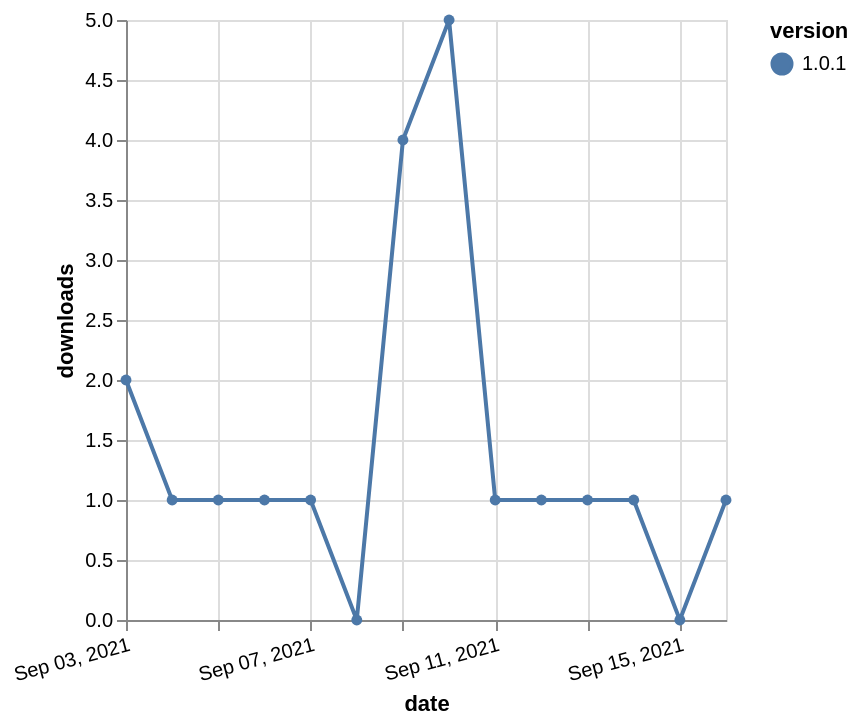

Here is the Vega-Lite specification saved for this chart:
### Vega-Lite specification from a JSON file in a GitHub repository (floating-point values rounded to 4 significant figures)
{"$schema": "https://vega.github.io/schema/vega-lite/v5.json", "description": "A simple bar chart with embedded data.", "data": {"values": [{"date": "2021-09-03", "total": 590, "delta": 2, "version": "1.0.1"}, {"date": "2021-09-04", "total": 591, "delta": 1, "version": "1.0.1"}, {"date": "2021-09-05", "total": 592, "delta": 1, "version": "1.0.1"}, {"date": "2021-09-06", "total": 593, "delta": 1, "version": "1.0.1"}, {"date": "2021-09-07", "total": 594, "delta": 1, "version": "1.0.1"}, {"date": "2021-09-08", "total": 594, "delta": 0, "version": "1.0.1"}, {"date": "2021-09-09", "total": 598, "delta": 4, "version": "1.0.1"}, {"date": "2021-09-10", "total": 603, "delta": 5, "version": "1.0.1"}, {"date": "2021-09-11", "total": 604, "delta": 1, "version": "1.0.1"}, {"date": "2021-09-12", "total": 605, "delta": 1, "version": "1.0.1"}, {"date": "2021-09-13", "total": 606, "delta": 1, "version": "1.0.1"}, {"date": "2021-09-14", "total": 607, "delta": 1, "version": "1.0.1"}, {"date": "2021-09-15", "total": 607, "delta": 0, "version": "1.0.1"}, {"date": "2021-09-16", "total": 608, "delta": 1, "version": "1.0.1"}]}, "width": "container", "mark": {"type": "line", "point": {"filled": true}}, "encoding": {"x": {"field": "date", "type": "temporal", "timeUnit": "yearmonthdate", "title": "date", "axis": {"labelAngle": -15}}, "y": {"field": "delta", "type": "quantitative", "title": "downloads"}, "color": {"field": "version", "type": "nominal"}, "tooltip": {"field": "delta"}}}
